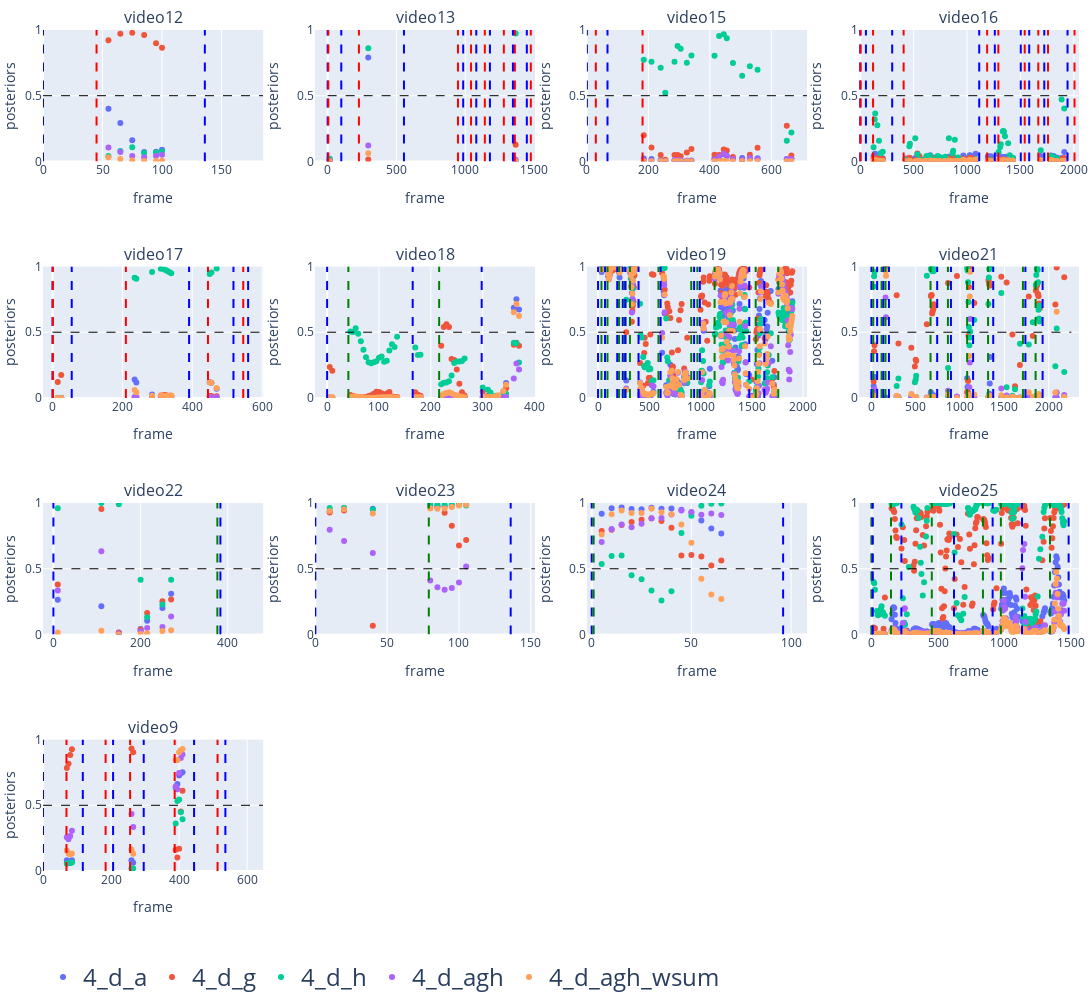

The notebook cell this image was saved under:
### Code cell
# 2023/11/07 compare stream 
run_name_list = ['4_d_a', '4_d_g', '4_d_h', '4_d_agh', '4_d_agh_wsum']
compare_emo_pos_all_video(run_name_list, dis_video_name_list, figure_size=(3000, 1000), epoch=[10, 10, 5, 5, 5])
